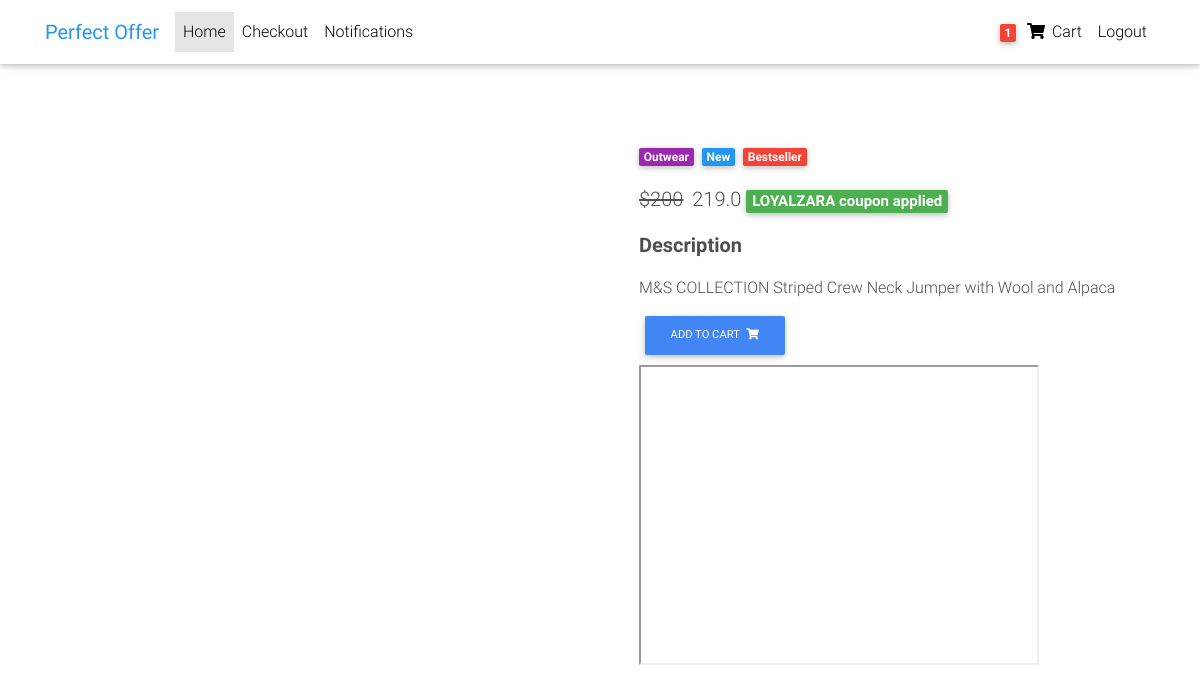
The page /product/item5/ (signed in) on the database as committed earlier.
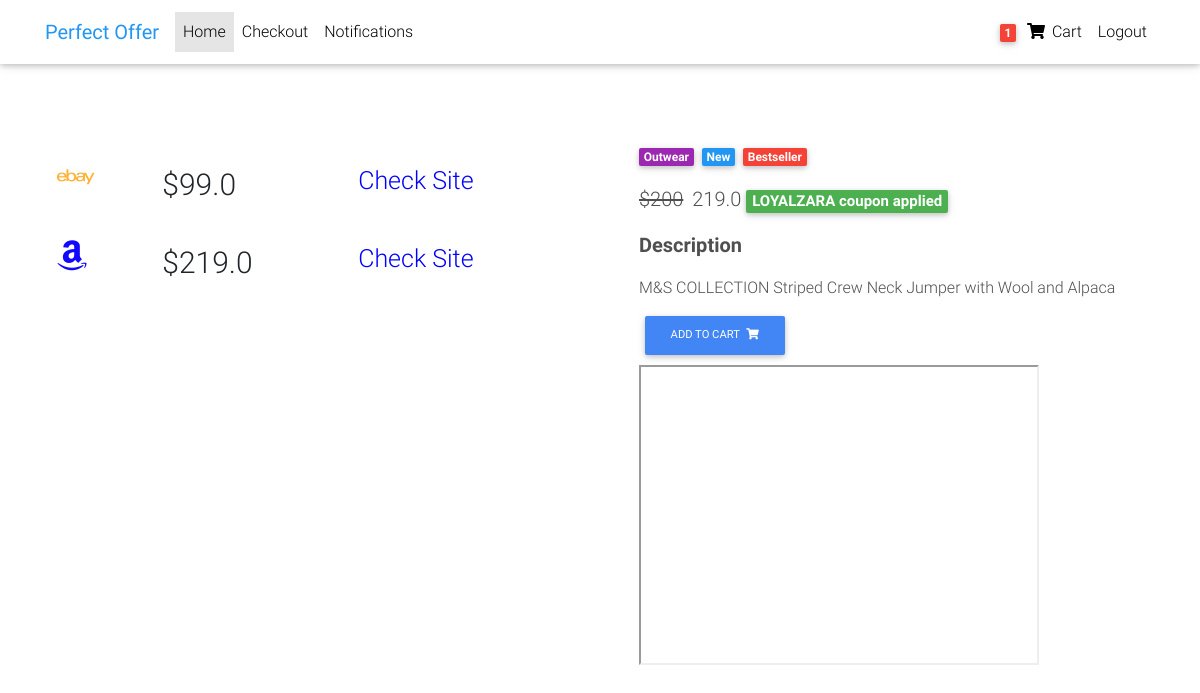
The same page on the database as committed later.
### core/models.py (models this page shows, shortened)
class SimilarItems(models.Model):
    title = models.CharField(max_length=100)
    price = models.FloatField()
    icon = models.CharField(max_length=100)
    link = models.URLField()
    iconcolor = ColorField()

### core/views.py (the view)
# urls.py: path('product/<slug>/', ItemDetailView.as_view(), name='product'),
@method_decorator(customer_only, name='dispatch')
class ItemDetailView(LoginRequiredMixin, DetailView):
    login_url = '/customer_login'
    model = Item
    template_name = "product.html"

### core/models.py (called while the page is built)
    def get_add_to_cart_url(self):
        return reverse("core:add-to-cart", kwargs={
            'slug': self.slug
        })

### core/templatetags/cart_template_tags.py (called while the page is built)
@register.filter
def cart_item_count(user):
    qs = Order.objects.filter(user=user, ordered=False)
    if qs.exists():
        return qs[0].items.count()
    return 0

### templates/product.html (shortened to what this page needs)
{% extends "base.html" %}
{% block content %}
<main class="mt-5 pt-4">
  <div class="container dark-grey-text mt-5">
    <div class="row wow fadeIn">
      <div class="col-md-6 mb-4">
        <div>
          <table class="table table-borderless">
            <tbody>
              {% for sitem in object.similar_items.all %}
              <tr>
                <td><i class="{{ sitem.icon}}" style="font-size:30px ;color: {{ sitem.iconcolor }}">
                  </i>
                </td>
                <td style="font-size:30px ;">${{ sitem.price }}</td>
                <td><a href="{{ sitem.link }}" style="font-size:25px ; color: blue;">Check
                    Site</a></td>
              </tr>
              {% endfor %}
            </tbody>
          </table>
        </div>
      </div>
      <div class="col-md-6 mb-4">
        <div class="p-4">
          <div class="mb-3">
            <a href="">
              <span class="badge purple mr-1">{{ object.get_category_display }}</span>
            </a>
            <a href="">
              <span class="badge blue mr-1">New</span>
            </a>
            <a href="">
              <span class="badge red mr-1">Bestseller</span>
            </a>
          </div>
          <p class="lead">
            <span class="mr-1">
              <del>$200</del>
            </span>
            <span>{{ object.price }}</span>
            <a href="">
              <span class="badge green mr-1">LOYALZARA coupon applied</span>
            </a>
          </p>
          <p class="lead font-weight-bold">Description</p>
          <p>M&S COLLECTION
            Striped Crew Neck Jumper with Wool and Alpaca</p>
          <a href="{{ object.get_add_to_cart_url }}" class="btn btn-primary btn-md my-0 p">Add to cart
            <i class="fas fa-shopping-cart ml-1"></i>
          </a>
          <iframe style="margin-top: 10px;"
            src="https://www.google.com/maps/d/u/0/embed?mid=1ZkELwyts_65BxMrBUWdsXjO0wV_ZsAh9" width="400"
            height="300"></iframe>
        </div>
      </div>
    </div>
  </div>
</main>
{% endblock content %}

Rows that differ between the two databases and show on the page:
added SimilarItems: price "99.0"
added SimilarItems: price "219.0"
